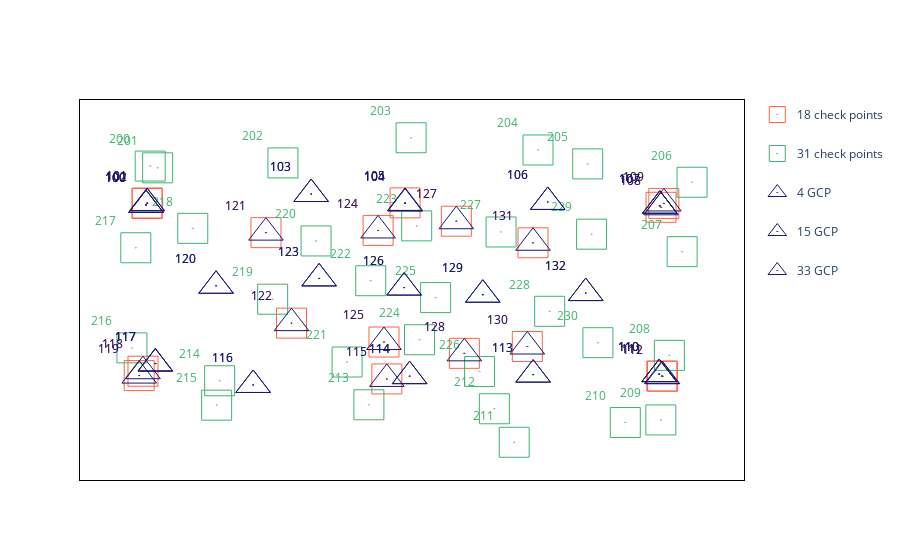

Notebook code cell kept with this figure:
### Code cell
"""Point Distribution"""
# Ploting of check points and ground control points distribution
# Take UCE-M3 for example
prj_list = [prj_4GCP_uce_m3, prj_15GCP_uce_m3, prj_33GCP_uce_m3]
fig = go.Figure()

# 18 check points
fig.add_trace(go.Scatter(
    # mode='markers+text'if prj == prj_list[0] else "markers",
    mode='markers+text',
    x=prj_list[0].cp_residual[:, 3],
    y=prj_list[0].cp_residual[:, 4],
    text=[str(id) for id in prj_list[0].cp_id],
    marker={"symbol": "square-open-dot", "color": 'tomato', "size": 30},
    legendgroup='18 Check point',
    # legendgroup=legend + "- check point",
    showlegend=True,
    # name=legend + "- check point",
    name='18 check points'
)
)
# 31 check points
fig.add_trace(go.Scatter(
    # mode='markers+text'if prj == prj_list[0] else "markers",
    mode='markers+text',
    x=prj_list[2].cp_residual[:, 3],
    y=prj_list[2].cp_residual[:, 4],
    text=[str(id) for id in prj_list[2].cp_id],
    marker={"symbol": "square-open-dot",
            "color": 'mediumseagreen', "size": 30},
    legendgroup='31 Check point',
    # legendgroup=legend + "- check point",
    showlegend=True,
    # showlegend=True,
    # name=legend + "- check point",
    name='31 check points'
)
)
# 4 control points
fig.add_trace(go.Scatter(
    # mode='markers+text' if prj == prj_list[0] else "markers",
    mode='markers+text',
    x=prj_list[0].gcp_residual[:, 3],
    y=prj_list[0].gcp_residual[:, 4],
    text=[str(id) for id in prj_list[0].gcp_id],
    marker={"symbol": "triangle-up-open-dot",
            "color": 'midnightblue', "size": 30},
    legendgroup="4 GCP",
    # legendgroup='Ground control point',
    # showlegend=(prj == prj_list_3[0]),
    showlegend=True,
    name="4 GCP",
    # name='Ground control point'
)
)
# 15 GCP
fig.add_trace(go.Scatter(
    # mode='markers+text' if prj == prj_list[0] else "markers",
    mode='markers+text',
    x=prj_list[1].gcp_residual[:, 3],
    y=prj_list[1].gcp_residual[:, 4],
    text=[str(id) for id in prj_list[1].gcp_id],
    marker={"symbol": "triangle-up-open-dot",
            "color": 'midnightblue', "size": 30},
    legendgroup="15 GCP",
    # legendgroup='Ground control point',
    # showlegend=(prj == prj_list_3[0]),
    showlegend=True,
    name="15 GCP",
    # name='Ground control point'
)
)
# 33 GCP
fig.add_trace(go.Scatter(
    # mode='markers+text' if prj == prj_list[0] else "markers",
    mode='markers+text',
    x=prj_list[2].gcp_residual[:, 3],
    y=prj_list[2].gcp_residual[:, 4],
    text=[str(id) for id in prj_list[2].gcp_id],
    marker={"symbol": "triangle-up-open-dot",
            "color": 'midnightblue', "size": 30},
    legendgroup="33 GCP",
    # legendgroup='Ground control point',
    # showlegend=(prj == prj_list_3[0]),
    showlegend=True,
    name="33 GCP",
    # name='Ground control point'
)
)
# fig.update_traces(textposition='top left')
fig.for_each_trace(lambda t: t.update(
    textfont_color=t.marker.color, textposition='top left'))
fig.update_layout(
    # title="Points' distribution - With GNSS and drift of Z",
    xaxis={"showgrid": False, "zeroline": False},
    yaxis={"showgrid": False, "zeroline": False},
    legend_tracegroupgap=20,
    # paper_bgcolor='rgba(0,0,0,0)',
    plot_bgcolor='white'
)
fig.update_xaxes(showticklabels=False, showline=True,
                 linewidth=1, linecolor='black', mirror=True)
fig.update_yaxes(showticklabels=False, showline=True,
                 linewidth=1, linecolor='black', mirror=True)
fig.show()
fig.write_html("./Results/pt_distribution.html")

### Figure 1 — Plotly figure (JSON) as saved in the notebook; plotly's stock layout.template omitted (floating-point values rounded to 4 significant figures)
{"data": [{"legendgroup": "18 Check point", "marker": {"color": "tomato", "size": 30, "symbol": "square-open-dot"}, "mode": "markers+text", "name": "18 check points", "showlegend": true, "text": ["101", "102", "105", "108", "109", "111", "112", "115", "118", "119", "121", "122", "124", "125", "127", "128", "130", "131"], "textfont": {"color": "tomato"}, "textposition": "top left", "type": "scatter", "x": [558700.0, 558700.0, 563300.0, 568000.0, 568000.0, 568000.0, 568000.0, 563000.0, 558600.0, 558500.0, 560800.0, 561300.0, 562900.0, 563000.0, 564300.0, 564400.0, 565500.0, 565600.0], "y": [5992000.0, 5992000.0, 5992000.0, 5992000.0, 5992000.0, 5990000.0, 5990000.0, 5990000.0, 5990000.0, 5990000.0, 5992000.0, 5990000.0, 5992000.0, 5990000.0, 5992000.0, 5990000.0, 5990000.0, 5992000.0]}, {"legendgroup": "31 Check point", "marker": {"color": "mediumseagreen", "size": 30, "symbol": "square-open-dot"}, "mode": "markers+text", "name": "31 check points", "showlegend": true, "text": ["200", "201", "202", "203", "204", "205", "206", "207", "208", "209", "210", "211", "212", "213", "214", "215", "216", "217", "218", "219", "220", "221", "222", "223", "224", "225", "226", "227", "228", "229", "230"], "textfont": {"color": "mediumseagreen"}, "textposition": "top left", "type": "scatter", "x": [558700.0, 558900.0, 561100.0, 563400.0, 565700.0, 566600.0, 568500.0, 568300.0, 568100.0, 568000.0, 567300.0, 565300.0, 564900.0, 562700.0, 560000.0, 559900.0, 558400.0, 558500.0, 559500.0, 560900.0, 561700.0, 562300.0, 562700.0, 563500.0, 563600.0, 563900.0, 564700.0, 565100.0, 565900.0, 566700.0, 566800.0], "y": [5993000.0, 5993000.0, 5993000.0, 5993000.0, 5993000.0, 5993000.0, 5993000.0, 5991000.0, 5990000.0, 5989000.0, 5989000.0, 5989000.0, 5989000.0, 5989000.0, 5990000.0, 5989000.0, 5990000.0, 5992000.0, 5992000.0, 5991000.0, 5992000.0, 5990000.0, 5991000.0, 5992000.0, 5990000.0, 5991000.0, 5990000.0, 5992000.0, 5991000.0, 5992000.0, 5990000.0]}, {"legendgroup": "4 GCP", "marker": {"color": "midnightblue", "size": 30, "symbol": "triangle-up-open-dot"}, "mode": "markers+text", "name": "4 GCP", "showlegend": true, "text": ["100", "107", "110", "117"], "textfont": {"color": "midnightblue"}, "textposition": "top left", "type": "scatter", "x": [558700.0, 567900.0, 567900.0, 558800.0], "y": [5992000.0, 5992000.0, 5990000.0, 5990000.0]}, {"legendgroup": "15 GCP", "marker": {"color": "midnightblue", "size": 30, "symbol": "triangle-up-open-dot"}, "mode": "markers+text", "name": "15 GCP", "showlegend": true, "text": ["100", "103", "104", "106", "107", "110", "113", "114", "116", "117", "120", "123", "126", "129", "132"], "textfont": {"color": "midnightblue"}, "textposition": "top left", "type": "scatter", "x": [558700.0, 561600.0, 563300.0, 565900.0, 567900.0, 567900.0, 565600.0, 563400.0, 560600.0, 558800.0, 559900.0, 561800.0, 563300.0, 564700.0, 566600.0], "y": [5992000.0, 5992000.0, 5992000.0, 5992000.0, 5992000.0, 5990000.0, 5990000.0, 5990000.0, 5989000.0, 5990000.0, 5991000.0, 5991000.0, 5991000.0, 5991000.0, 5991000.0]}, {"legendgroup": "33 GCP", "marker": {"color": "midnightblue", "size": 30, "symbol": "triangle-up-open-dot"}, "mode": "markers+text", "name": "33 GCP", "showlegend": true, "text": ["100", "101", "102", "103", "104", "105", "106", "107", "108", "109", "110", "111", "112", "113", "114", "115", "116", "117", "118", "119", "120", "121", "122", "123", "124", "125", "126", "127", "128", "129", "130", "131", "132"], "textfont": {"color": "midnightblue"}, "textposition": "top left", "type": "scatter", "x": [558700.0, 558700.0, 558700.0, 561600.0, 563300.0, 563300.0, 565900.0, 567900.0, 568000.0, 568000.0, 567900.0, 568000.0, 568000.0, 565600.0, 563400.0, 563000.0, 560600.0, 558800.0, 558600.0, 558500.0, 559900.0, 560800.0, 561300.0, 561800.0, 562900.0, 563000.0, 563300.0, 564300.0, 564400.0, 564700.0, 565500.0, 565600.0, 566600.0], "y": [5992000.0, 5992000.0, 5992000.0, 5992000.0, 5992000.0, 5992000.0, 5992000.0, 5992000.0, 5992000.0, 5992000.0, 5990000.0, 5990000.0, 5990000.0, 5990000.0, 5990000.0, 5990000.0, 5989000.0, 5990000.0, 5990000.0, 5990000.0, 5991000.0, 5992000.0, 5990000.0, 5991000.0, 5992000.0, 5990000.0, 5991000.0, 5992000.0, 5990000.0, 5991000.0, 5990000.0, 5992000.0, 5991000.0]}], "layout": {"legend": {"tracegroupgap": 20}, "plot_bgcolor": "white", "xaxis": {"linecolor": "black", "linewidth": 1, "mirror": true, "showgrid": false, "showline": true, "showticklabels": false, "zeroline": false}, "yaxis": {"linecolor": "black", "linewidth": 1, "mirror": true, "showgrid": false, "showline": true, "showticklabels": false, "zeroline": false}}}
